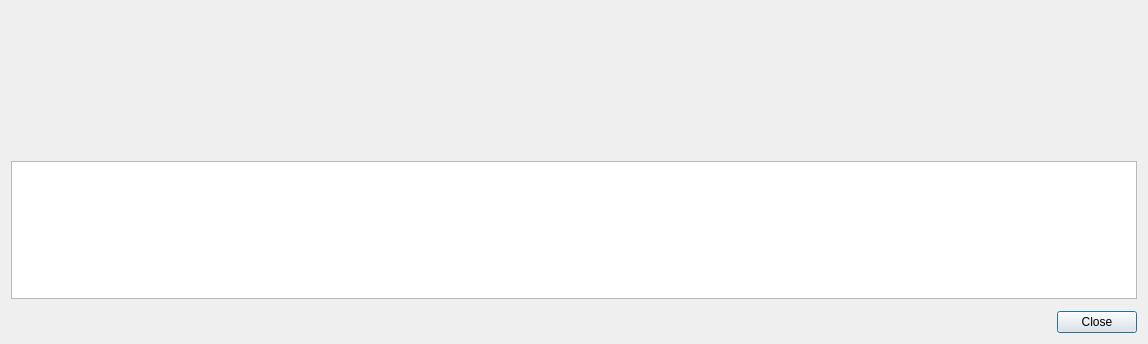
<?xml version="1.0" encoding="UTF-8"?>
<ui version="4.0">
 <class>PuppetDialog</class>
 <widget class="QDialog" name="PuppetDialog">
  <property name="geometry">
   <rect>
    <x>0</x>
    <y>0</y>
    <width>1148</width>
    <height>344</height>
   </rect>
  </property>
  <property name="windowTitle">
   <string>Dialog</string>
  </property>
  <layout class="QVBoxLayout" name="verticalLayout">
   <property name="spacing">
    <number>12</number>
   </property>
   <item>
    <widget class="QLabel" name="descriptionLabel">
     <property name="sizePolicy">
      <sizepolicy hsizetype="Preferred" vsizetype="Preferred">
       <horstretch>0</horstretch>
       <verstretch>1</verstretch>
      </sizepolicy>
     </property>
     <property name="text">
      <string/>
     </property>
     <property name="wordWrap">
      <bool>true</bool>
     </property>
    </widget>
   </item>
   <item>
    <widget class="QTextEdit" name="copyAndPasteTextEdit">
     <property name="sizePolicy">
      <sizepolicy hsizetype="Preferred" vsizetype="Preferred">
       <horstretch>0</horstretch>
       <verstretch>1</verstretch>
      </sizepolicy>
     </property>
     <property name="readOnly">
      <bool>true</bool>
     </property>
    </widget>
   </item>
   <item>
    <widget class="QDialogButtonBox" name="buttonBox">
     <property name="orientation">
      <enum>Qt::Horizontal</enum>
     </property>
     <property name="standardButtons">
      <set>QDialogButtonBox::Close</set>
     </property>
    </widget>
   </item>
  </layout>
 </widget>
 <resources/>
 <connections>
  <connection>
   <sender>buttonBox</sender>
   <signal>accepted()</signal>
   <receiver>PuppetDialog</receiver>
   <slot>accept()</slot>
   <hints>
    <hint type="sourcelabel">
     <x>248</x>
     <y>254</y>
    </hint>
    <hint type="destinationlabel">
     <x>157</x>
     <y>274</y>
    </hint>
   </hints>
  </connection>
  <connection>
   <sender>buttonBox</sender>
   <signal>rejected()</signal>
   <receiver>PuppetDialog</receiver>
   <slot>reject()</slot>
   <hints>
    <hint type="sourcelabel">
     <x>316</x>
     <y>260</y>
    </hint>
    <hint type="destinationlabel">
     <x>286</x>
     <y>274</y>
    </hint>
   </hints>
  </connection>
 </connections>
</ui>
